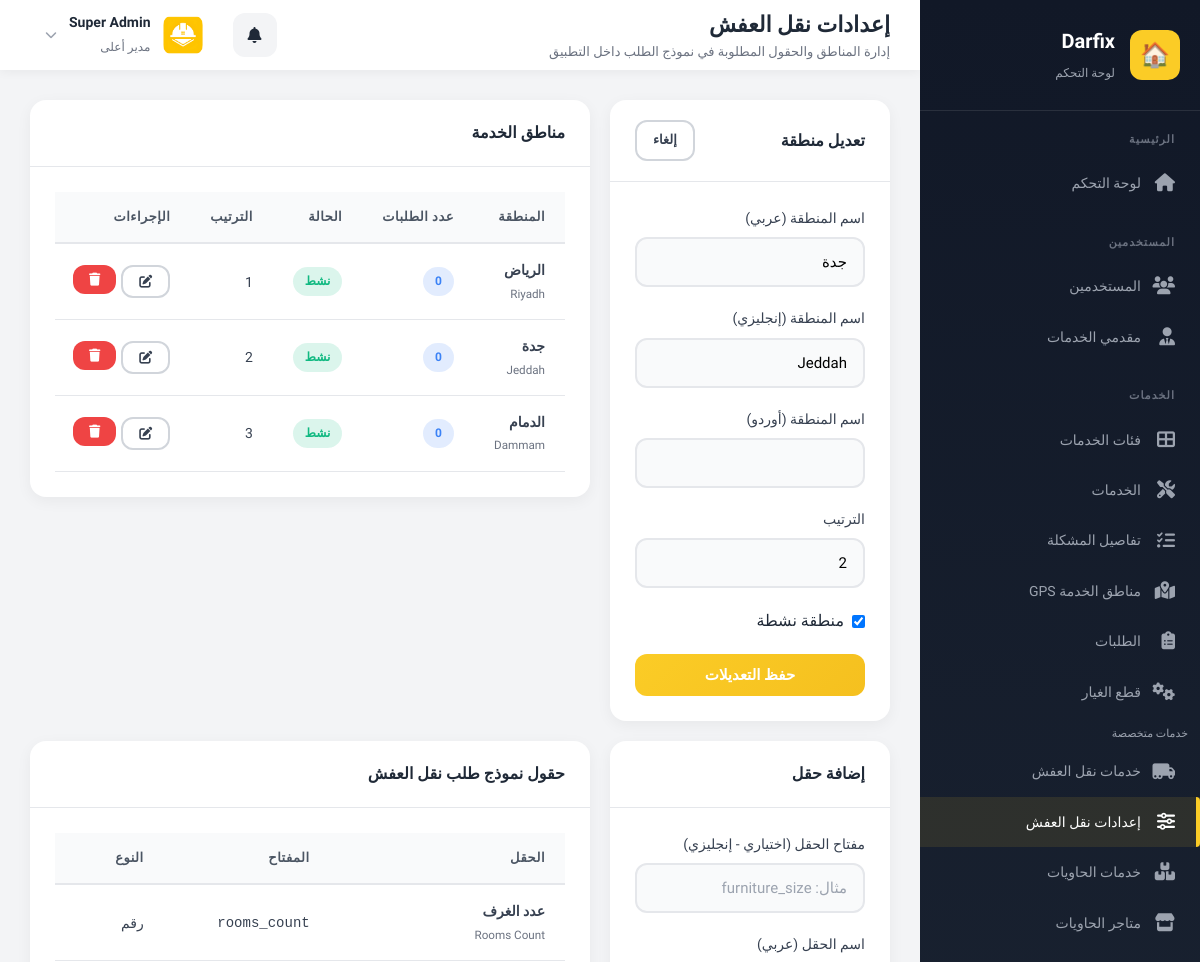
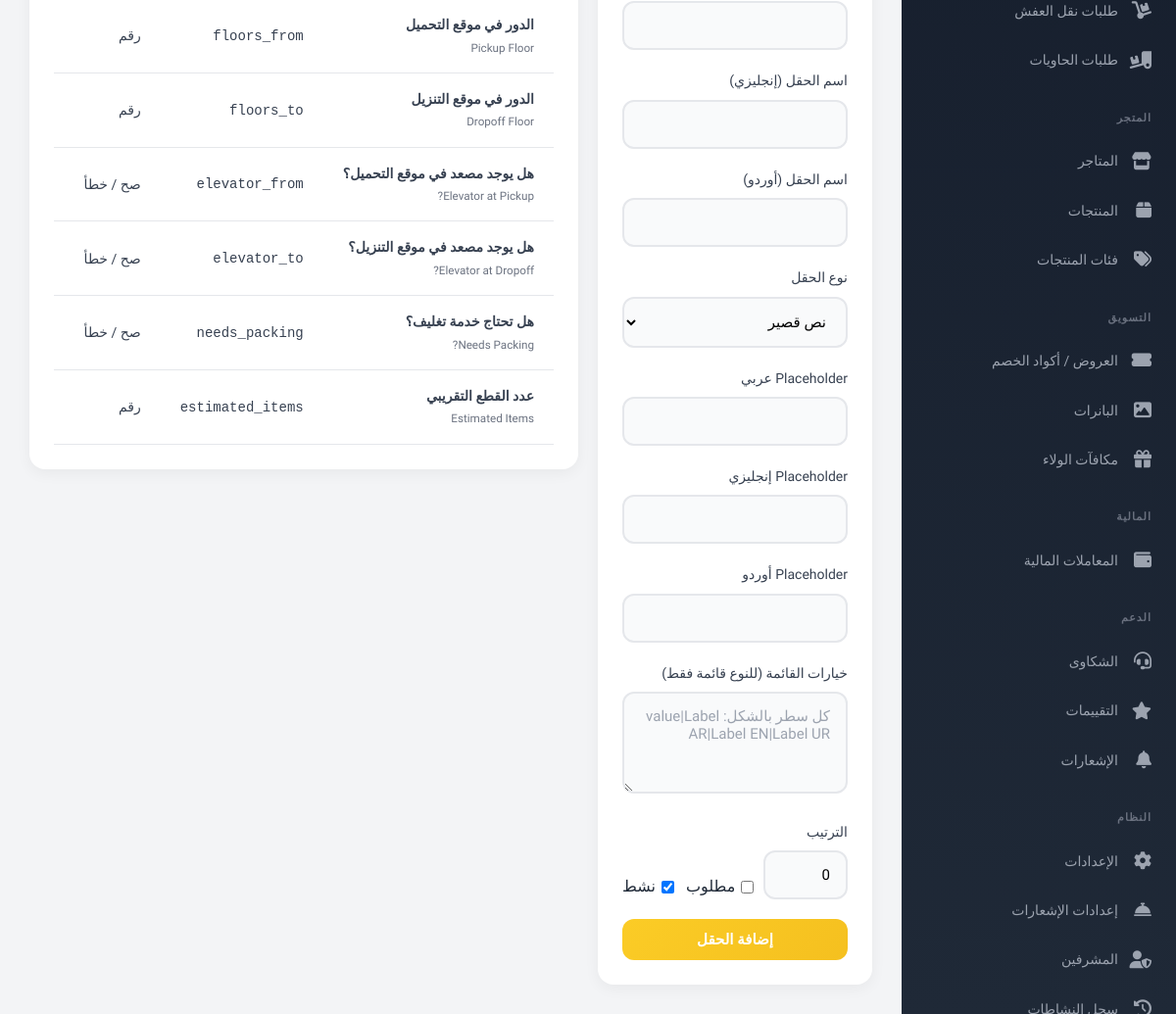
Page /pages/furniture-settings.php?action=edit_area&id=2 (signed in) on the committed database (2 pictures, top to bottom).
### tables this page shows
CREATE TABLE `furniture_areas` (
  `id` INT PRIMARY KEY AUTO_INCREMENT,
  `name_ar` VARCHAR(120) NOT NULL,
  `name_en` VARCHAR(120) DEFAULT NULL,
  `name_ur` VARCHAR(120) DEFAULT NULL,
  `is_active` TINYINT(1) NOT NULL DEFAULT 1,
  `sort_order` INT NOT NULL DEFAULT 0,
  `created_at` TIMESTAMP DEFAULT CURRENT_TIMESTAMP,
  `updated_at` TIMESTAMP DEFAULT CURRENT_TIMESTAMP ON UPDATE CURRENT_TIMESTAMP,
  INDEX `idx_furniture_areas_active_sort` (`is_active`, `sort_order`)
);

CREATE TABLE `furniture_request_fields` (
  `id` INT PRIMARY KEY AUTO_INCREMENT,
  `field_key` VARCHAR(80) NOT NULL,
  `label_ar` VARCHAR(150) NOT NULL,
  `label_en` VARCHAR(150) DEFAULT NULL,
  `label_ur` VARCHAR(150) DEFAULT NULL,
  `field_type` VARCHAR(30) NOT NULL DEFAULT 'text',
  `placeholder_ar` VARCHAR(255) DEFAULT NULL,
  `placeholder_en` VARCHAR(255) DEFAULT NULL,
  `placeholder_ur` VARCHAR(255) DEFAULT NULL,
  `options_json` LONGTEXT DEFAULT NULL,
  `is_required` TINYINT(1) NOT NULL DEFAULT 0,
  `is_active` TINYINT(1) NOT NULL DEFAULT 1,
  `sort_order` INT NOT NULL DEFAULT 0,
  `created_at` TIMESTAMP DEFAULT CURRENT_TIMESTAMP,
  `updated_at` TIMESTAMP DEFAULT CURRENT_TIMESTAMP ON UPDATE CURRENT_TIMESTAMP,
  UNIQUE KEY `uniq_furniture_request_field_key` (`field_key`),
  INDEX `idx_furniture_request_fields_active_sort` (`is_active`, `sort_order`)
);

### pages/furniture-settings.php (the view, shortened to what the rows shown need)
<?php
$pageTitle = 'إعدادات نقل العفش';
$action = get('action', 'list');
$id = (int) get('id');
function furnitureAllowedFieldTypes(): array
{
    return [
        'text' => 'نص قصير',
        'number' => 'رقم',
        'textarea' => 'نص طويل',
        'select' => 'قائمة اختيار',
        'checkbox' => 'صح / خطأ',
    ];
}
$fieldTypes = furnitureAllowedFieldTypes();
$areas = db()->fetchAll(
    "SELECT a.*, (SELECT COUNT(*) FROM furniture_requests r WHERE r.area_id = a.id) AS requests_count
     FROM furniture_areas a
     ORDER BY a.sort_order ASC, a.id DESC"
);
$fields = db()->fetchAll(
    "SELECT f.*,
            (SELECT COUNT(*) FROM furniture_requests r WHERE JSON_EXTRACT(r.details_json, CONCAT('$.', f.field_key)) IS NOT NULL) AS used_count
     FROM furniture_request_fields f
     ORDER BY f.sort_order ASC, f.id DESC"
);
$editArea = null;
if ($action === 'edit_area' && $id > 0) {
    $editArea = db()->fetch('SELECT * FROM furniture_areas WHERE id = ?', [$id]);
}
include '../includes/header.php';
?>
<div style="display: grid; grid-template-columns: 1fr 2fr; gap: 20px; align-items: start;">
    <div class="card animate-slideUp">
        <div class="card-body">
            <form method="POST">
                <div class="form-group">
                    <label class="form-label">اسم المنطقة (عربي)</label>
                    <input type="text" name="name_ar" class="form-control" required
                        value="<?php echo $editArea['name_ar'] ?? ''; ?>">
                </div>
                <div class="form-group">
                    <label class="form-label">اسم المنطقة (إنجليزي)</label>
                    <input type="text" name="name_en" class="form-control"
                        value="<?php echo $editArea['name_en'] ?? ''; ?>">
                </div>
                <div class="form-group">
                    <label class="form-label">الترتيب</label>
                    <input type="number" name="sort_order" class="form-control"
                        value="<?php echo (int) ($editArea['sort_order'] ?? 0); ?>">
                </div>
                <div class="form-group">
                    <label style="display: flex; align-items: center; gap: 8px; cursor: pointer;">
                        <input type="checkbox" name="is_active" <?php echo $editArea ? (!empty($editArea['is_active']) ? 'checked' : '') : 'checked'; ?>>
                        منطقة نشطة
                    </label>
                </div>
            </form>
        </div>
    </div>
    <div class="card animate-slideUp">
        <div class="card-body">
            <div class="table-responsive">
                <table class="table">
                    <thead>
                        <tr>
                            <th>المنطقة</th>
                            <th>عدد الطلبات</th>
                            <th>الحالة</th>
                            <th>الترتيب</th>
                            <th>الإجراءات</th>
                        </tr>
                    </thead>
                    <tbody>
                        <?php foreach ($areas as $area): ?>
                            <tr>
                                <td>
                                    <strong><?php echo $area['name_ar']; ?></strong><br>
                                    <small class="text-muted"><?php echo $area['name_en'] ?: '-'; ?></small>
                                </td>
                                <td><span class="badge badge-info"><?php echo (int) ($area['requests_count'] ?? 0); ?></span></td>
                                <td>
                                    <span class="badge <?php echo !empty($area['is_active']) ? 'badge-success' : 'badge-danger'; ?>">
                                        <?php echo !empty($area['is_active']) ? 'نشط' : 'غير نشط'; ?>
                                    </span>
                                </td>
                                <td><?php echo (int) ($area['sort_order'] ?? 0); ?></td>
                                <td>
                                    <div style="display: flex; gap: 5px;">
                                        <a href="?action=edit_area&id=<?php echo $area['id']; ?>" class="btn btn-sm btn-outline"><i class="fas fa-edit"></i></a>
                                        <form method="POST" style="display:inline;" onsubmit="return confirm('هل أنت متأكد؟');">
                                            <button type="submit" class="btn btn-sm btn-danger"><i class="fas fa-trash"></i></button>
                                        </form>
                                    </div>
                                </td>
                            </tr>
                        <?php endforeach; ?>
                    </tbody>
                </table>
            </div>
        </div>
    </div>
</div>
<div style="display: grid; grid-template-columns: 1fr 2fr; gap: 20px; align-items: start;">
    <div class="card animate-slideUp">
        <div class="card-body">
            <div class="table-responsive">
                <table class="table">
                    <thead>
                        <tr>
                            <th>الحقل</th>
                            <th>المفتاح</th>
                            <th>النوع</th>
                            <th>مطلوب</th>
                        </tr>
                    </thead>
                    <tbody>
                        <?php foreach ($fields as $field): ?>
                            <tr>
                                <td>
                                    <strong><?php echo $field['label_ar']; ?></strong><br>
                                    <small class="text-muted"><?php echo $field['label_en'] ?: '-'; ?></small>
                                </td>
                                <td><code><?php echo $field['field_key']; ?></code></td>
                                <td><?php echo $fieldTypes[$field['field_type']] ?? $field['field_type']; ?></td>
                                <td>
                                </td>
                            </tr>
                        <?php endforeach; ?>
                    </tbody>
                </table>
            </div>
        </div>
    </div>
</div>
<?php include '../includes/footer.php'; ?>

### includes/header.php (shortened to what the rows shown need)
<?php
$admin = getCurrentAdmin();
$currentPage = basename($_SERVER['PHP_SELF'], '.php');
$isInPagesDir = strpos($_SERVER['PHP_SELF'], '/pages/') !== false;
$assetsPrefix = $isInPagesDir ? '../' : '';
$styleVersion = @filemtime(__DIR__ . '/../assets/css/style.css') ?: time();
$pages = $isInPagesDir ? '' : 'pages/';
?>
<!DOCTYPE html>
<html lang="ar" dir="rtl">
<head>
    <link rel="stylesheet" href="<?php echo $assetsPrefix; ?>assets/css/style.css?v=<?php echo $styleVersion; ?>">
    <link rel="stylesheet" href="https://cdnjs.cloudflare.com/ajax/libs/font-awesome/6.5.1/css/all.min.css">
</head>
<body>
    <div class="admin-layout">
        <aside class="sidebar" id="sidebar">
            <div class="sidebar-header">
                <div class="sidebar-brand">
                    <h2>Darfix</h2>
                </div>
            </div>
                <?php if (hasPermission('settings') || $admin['role'] === 'super_admin'): ?>
                        <?php if (hasPermission('settings') || $admin['role'] === 'super_admin'): ?>
                            <a href="<?php echo $pages; ?>settings.php"
                                class="nav-item <?php echo $currentPage === 'settings' ? 'active' : ''; ?>">
                                <i class="fas fa-cog"></i>
                                <span>الإعدادات</span>
                            </a>
                            <a href="<?php echo $pages; ?>notification-settings.php"
                                class="nav-item <?php echo $currentPage === 'notification-settings' ? 'active' : ''; ?>">
                                <i class="fas fa-bell-concierge"></i>
                                <span>إعدادات الإشعارات</span>
                            </a>
                        <?php endif; ?>
                <?php endif; ?>
        </aside>
        <main class="main-content">
            <header class="main-header">
                <div class="header-right">
                    <div class="header-title">
                        <h1><?php echo $pageTitle ?? 'لوحة التحكم'; ?></h1>
                    </div>
                </div>
                <div class="header-left">
                    <div style="position: relative; display: inline-block;" id="profile-dropdown-container">
                        <div class="header-profile"
                            onclick="document.getElementById('dropdown-menu').classList.toggle('show');"
                            style="cursor: pointer;">
                            <img src="<?php echo imageUrl($admin['avatar'] ?? null, 'https://ui-avatars.com/api/?name=' . urlencode($admin['full_name'])); ?>"
                                alt="Profile">
                            <div class="header-profile-info">
                                <h4><?php echo $admin['full_name']; ?></h4>
                                <span><?php echo $admin['role'] === 'super_admin' ? 'مدير أعلى' : ($admin['role'] === 'admin' ? 'مدير' : 'مشرف'); ?></span>
                            </div>
                            <i class="fas fa-chevron-down" style="color: #9ca3af; font-size: 12px;"></i>
                        </div>
                    </div>
                </div>
            </header>
            <div class="page-content">

### rows in the picture
furniture_areas: name_ar "جدة", name_en "Jeddah", sort_order "2", is_active "☑", requests_count "0", shows "نشط"
furniture_areas: name_ar "الرياض", name_en "Riyadh", requests_count "0", is_active "نشط", sort_order "1"
furniture_areas: name_ar "الدمام", name_en "Dammam", requests_count "0", is_active "نشط", sort_order "3"
furniture_request_fields: label_ar "عدد الغرف", label_en "Rooms Count", field_key "rooms_count", field_type "رقم"
furniture_request_fields: label_ar "الدور في موقع التحميل", label_en "Pickup Floor", field_key "floors_from", field_type "رقم"
furniture_request_fields: label_ar "الدور في موقع التنزيل", label_en "Dropoff Floor", field_key "floors_to", field_type "رقم"
furniture_request_fields: label_ar "هل يوجد مصعد في موقع التحميل؟", label_en "Elevator at Pickup?", field_key "elevator_from", field_type "صح / خطأ"
furniture_request_fields: label_ar "هل يوجد مصعد في موقع التنزيل؟", label_en "Elevator at Dropoff?", field_key "elevator_to", field_type "صح / خطأ"
furniture_request_fields: label_ar "هل تحتاج خدمة تغليف؟", label_en "Needs Packing?", field_key "needs_packing", field_type "صح / خطأ"
furniture_request_fields: label_ar "عدد القطع التقريبي", label_en "Estimated Items", field_key "estimated_items", field_type "رقم"

### other values in the picture
$pageTitle "إعدادات نقل العفش"
$pageSubtitle "إدارة المناطق والحقول المطلوبة في نموذج الطلب داخل التطبيق"
$admin['full_name'] "Super Admin"
form field field_type "نص قصير"
